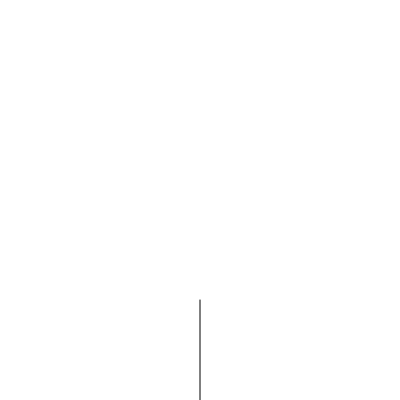
Frame 1 (no input)
Frame 60 (no input): identical to frame 1, image omitted
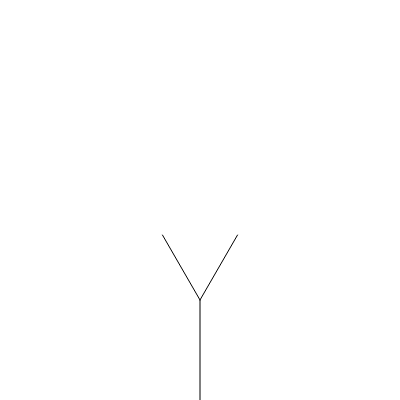
Frame 120 (the mouse pressed at the canvas centre since frame 60)

The p5.js sketch that drew these frames (run headless with seeded random() and noise() and a simulated clock; from frame 60 on, the mouse is pressed at the canvas centre):

// p5.js sketch
// ── sketch.js
var tree = [];
var leaves = [];
var count = 0;

function setup() {
  createCanvas(400,400);
  var a = createVector(width/2, height);
  var b = createVector(width/2, height - 100);
  var root = new Branch(a, b);

  tree[0] = root;
}
function mousePressed() {

  for (var i = tree.length-1; i >= 0; i--) {
    if(!tree[i].finished){
    tree.push(tree[i].branchA());
    tree.push(tree[i].branchB());
  }
  tree[i].finished = true;
  }
  count ++;

  if (count === 6) {
    for (var i =0; i < tree.length; i++){
      if(!tree[i].finished) {
        var leaf = tree[i].end.copy();
        leaves.push(leaf);

      }

    }
  }
}

function draw() {
  background(255);
  for (var i = 0; i < tree.length; i ++) {
  tree[i].show();

  }

  for (var i = 0; i < leaves.length; i ++) {
  fill(0,100,0);
  noStroke();
  ellipse(leaves[i].x, leaves[i].y, random(8));
}
}

// ── branch.js
function Branch(begin, end) {
  this.begin = begin;
  this.end = end;
  this.finished = false;


this.show = function() {
  stroke(0);
  line(this.begin.x, this.begin.y, this.end.x, this.end.y);
}

this.branchA = function() {

  var dir = p5.Vector.sub(this.end, this.begin);
  dir.rotate(PI / 6);
  dir.mult(0.75);
  var newEnd = p5.Vector.add(this.end, dir);
  var b = new Branch(this.end, newEnd);
  return b;
}
this.branchB = function() {
  var dir = p5.Vector.sub(this.end, this.begin);
  dir.rotate(-PI / 6);
  dir.mult(0.75);
  var newEnd = p5.Vector.add(this.end, dir);
  var b = new Branch(this.end, newEnd);
  return b;
}
}
